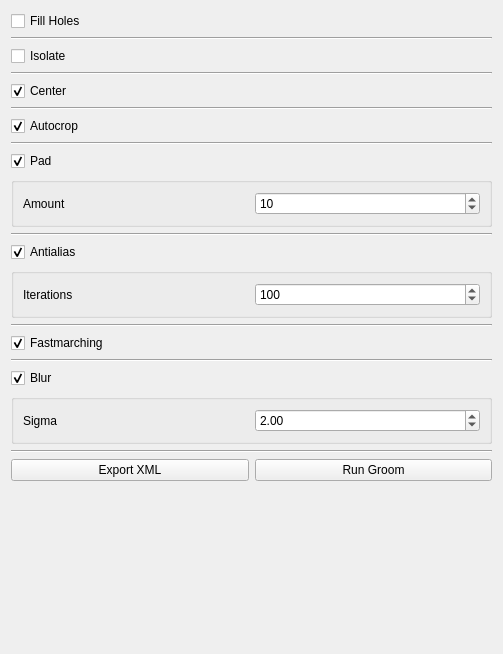
<?xml version="1.0" encoding="UTF-8"?>
<ui version="4.0">
 <class>GroomTool</class>
 <widget class="QWidget" name="GroomTool">
  <property name="geometry">
   <rect>
    <x>0</x>
    <y>0</y>
    <width>503</width>
    <height>654</height>
   </rect>
  </property>
  <property name="windowTitle">
   <string>Form</string>
  </property>
  <property name="styleSheet">
   <string notr="true">
/*
QWidget{
background: rgb(255, 255, 127)
}
*/
</string>
  </property>
  <layout class="QVBoxLayout" name="verticalLayout">
   <item>
    <layout class="QGridLayout" name="gridLayout_2">
     <item row="6" column="0">
      <widget class="QCheckBox" name="autocrop_checkbox">
       <property name="text">
        <string>Autocrop</string>
       </property>
       <property name="checked">
        <bool>true</bool>
       </property>
      </widget>
     </item>
     <item row="4" column="0">
      <widget class="QCheckBox" name="center_checkbox">
       <property name="text">
        <string>Center</string>
       </property>
       <property name="checked">
        <bool>true</bool>
       </property>
      </widget>
     </item>
     <item row="14" column="0">
      <widget class="QCheckBox" name="fastmarching_checkbox">
       <property name="text">
        <string>Fastmarching</string>
       </property>
       <property name="checked">
        <bool>true</bool>
       </property>
      </widget>
     </item>
     <item row="5" column="0">
      <widget class="Line" name="line_4">
       <property name="orientation">
        <enum>Qt::Horizontal</enum>
       </property>
      </widget>
     </item>
     <item row="10" column="0">
      <widget class="Line" name="line_5">
       <property name="orientation">
        <enum>Qt::Horizontal</enum>
       </property>
      </widget>
     </item>
     <item row="13" column="0">
      <widget class="Line" name="line_6">
       <property name="orientation">
        <enum>Qt::Horizontal</enum>
       </property>
      </widget>
     </item>
     <item row="11" column="0">
      <widget class="QCheckBox" name="antialias_checkbox">
       <property name="text">
        <string>Antialias</string>
       </property>
       <property name="checked">
        <bool>true</bool>
       </property>
      </widget>
     </item>
     <item row="12" column="0">
      <widget class="QGroupBox" name="antialias_groupbox">
       <property name="title">
        <string/>
       </property>
       <layout class="QHBoxLayout" name="horizontalLayout_2">
        <item>
         <widget class="QLabel" name="label_3">
          <property name="text">
           <string>Iterations</string>
          </property>
         </widget>
        </item>
        <item>
         <widget class="QSpinBox" name="antialias_iterations">
          <property name="maximum">
           <number>500</number>
          </property>
          <property name="value">
           <number>100</number>
          </property>
         </widget>
        </item>
       </layout>
      </widget>
     </item>
     <item row="18" column="0">
      <widget class="Line" name="line">
       <property name="orientation">
        <enum>Qt::Horizontal</enum>
       </property>
      </widget>
     </item>
     <item row="16" column="0">
      <widget class="QCheckBox" name="blur_checkbox">
       <property name="text">
        <string>Blur</string>
       </property>
       <property name="checked">
        <bool>true</bool>
       </property>
      </widget>
     </item>
     <item row="17" column="0">
      <widget class="QGroupBox" name="blur_groupbox">
       <property name="title">
        <string/>
       </property>
       <layout class="QHBoxLayout" name="horizontalLayout">
        <item>
         <widget class="QLabel" name="label_4">
          <property name="text">
           <string>Sigma</string>
          </property>
         </widget>
        </item>
        <item>
         <widget class="QDoubleSpinBox" name="blur_sigma">
          <property name="value">
           <double>2.000000000000000</double>
          </property>
         </widget>
        </item>
       </layout>
      </widget>
     </item>
     <item row="0" column="0">
      <widget class="QCheckBox" name="fill_holes_checkbox">
       <property name="text">
        <string>Fill Holes</string>
       </property>
      </widget>
     </item>
     <item row="2" column="0">
      <widget class="QCheckBox" name="isolate_checkbox">
       <property name="text">
        <string>Isolate</string>
       </property>
      </widget>
     </item>
     <item row="1" column="0">
      <widget class="Line" name="line_2">
       <property name="orientation">
        <enum>Qt::Horizontal</enum>
       </property>
      </widget>
     </item>
     <item row="3" column="0">
      <widget class="Line" name="line_3">
       <property name="orientation">
        <enum>Qt::Horizontal</enum>
       </property>
      </widget>
     </item>
     <item row="15" column="0">
      <widget class="Line" name="line_7">
       <property name="orientation">
        <enum>Qt::Horizontal</enum>
       </property>
      </widget>
     </item>
     <item row="8" column="0">
      <widget class="QCheckBox" name="auto_pad_checkbox_">
       <property name="text">
        <string>Pad</string>
       </property>
       <property name="checked">
        <bool>true</bool>
       </property>
      </widget>
     </item>
     <item row="7" column="0">
      <widget class="Line" name="line_22">
       <property name="orientation">
        <enum>Qt::Horizontal</enum>
       </property>
      </widget>
     </item>
     <item row="9" column="0">
      <widget class="QGroupBox" name="antialias_groupbox_2">
       <property name="title">
        <string/>
       </property>
       <layout class="QHBoxLayout" name="horizontalLayout_4">
        <item>
         <widget class="QLabel" name="label_5">
          <property name="text">
           <string>Amount</string>
          </property>
         </widget>
        </item>
        <item>
         <widget class="QSpinBox" name="padding_amount">
          <property name="maximum">
           <number>500</number>
          </property>
          <property name="value">
           <number>10</number>
          </property>
         </widget>
        </item>
       </layout>
      </widget>
     </item>
    </layout>
   </item>
   <item>
    <layout class="QHBoxLayout" name="horizontalLayout_3">
     <item>
      <widget class="QPushButton" name="export_xml_button">
       <property name="text">
        <string>Export XML</string>
       </property>
      </widget>
     </item>
     <item>
      <widget class="QPushButton" name="run_groom_button">
       <property name="text">
        <string>Run Groom</string>
       </property>
      </widget>
     </item>
    </layout>
   </item>
   <item>
    <spacer name="verticalSpacer">
     <property name="orientation">
      <enum>Qt::Vertical</enum>
     </property>
     <property name="sizeHint" stdset="0">
      <size>
       <width>20</width>
       <height>40</height>
      </size>
     </property>
    </spacer>
   </item>
  </layout>
 </widget>
 <resources>
  <include location="../Resources/ShapeWorksStudio.qrc"/>
 </resources>
 <connections/>
</ui>
